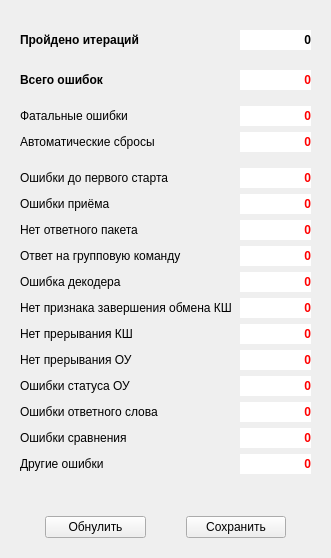
<?xml version="1.0" encoding="UTF-8"?>
<ui version="4.0">
 <class>FormTrmTestErr</class>
 <widget class="QWidget" name="FormTrmTestErr">
  <property name="geometry">
   <rect>
    <x>0</x>
    <y>0</y>
    <width>331</width>
    <height>558</height>
   </rect>
  </property>
  <property name="windowTitle">
   <string>Статистика ошибок теста передачи одного пакета</string>
  </property>
  <property name="windowIcon">
   <iconset resource="../tgca/tgca.qrc">
    <normaloff>:/pictogram/clock__2382.png</normaloff>:/pictogram/clock__2382.png</iconset>
  </property>
  <layout class="QGridLayout" name="gridLayout" columnstretch="3,1">
   <property name="leftMargin">
    <number>20</number>
   </property>
   <property name="topMargin">
    <number>30</number>
   </property>
   <property name="rightMargin">
    <number>20</number>
   </property>
   <property name="bottomMargin">
    <number>0</number>
   </property>
   <item row="18" column="0">
    <widget class="QLabel" name="label_18">
     <property name="text">
      <string>Другие ошибки</string>
     </property>
    </widget>
   </item>
   <item row="18" column="1">
    <widget class="QLabel" name="errOther">
     <property name="minimumSize">
      <size>
       <width>0</width>
       <height>20</height>
      </size>
     </property>
     <property name="font">
      <font>
       <weight>75</weight>
       <bold>true</bold>
      </font>
     </property>
     <property name="styleSheet">
      <string notr="true">color: rgb(255, 0, 0);
background-color: rgb(255, 255, 255);</string>
     </property>
     <property name="text">
      <string>0</string>
     </property>
     <property name="alignment">
      <set>Qt::AlignRight|Qt::AlignTrailing|Qt::AlignVCenter</set>
     </property>
    </widget>
   </item>
   <item row="15" column="0">
    <widget class="QLabel" name="label_7">
     <property name="text">
      <string>Ошибки статуса ОУ</string>
     </property>
    </widget>
   </item>
   <item row="7" column="1">
    <widget class="QLabel" name="errBefore">
     <property name="minimumSize">
      <size>
       <width>0</width>
       <height>20</height>
      </size>
     </property>
     <property name="font">
      <font>
       <weight>75</weight>
       <bold>true</bold>
      </font>
     </property>
     <property name="styleSheet">
      <string notr="true">color: rgb(255, 0, 0);
background-color: rgb(255, 255, 255);</string>
     </property>
     <property name="text">
      <string>0</string>
     </property>
     <property name="alignment">
      <set>Qt::AlignRight|Qt::AlignTrailing|Qt::AlignVCenter</set>
     </property>
    </widget>
   </item>
   <item row="17" column="0">
    <widget class="QLabel" name="label_8">
     <property name="text">
      <string>Ошибки сравнения</string>
     </property>
    </widget>
   </item>
   <item row="19" column="0">
    <spacer name="verticalSpacer">
     <property name="orientation">
      <enum>Qt::Vertical</enum>
     </property>
     <property name="sizeHint" stdset="0">
      <size>
       <width>20</width>
       <height>40</height>
      </size>
     </property>
    </spacer>
   </item>
   <item row="14" column="0">
    <widget class="QLabel" name="label_13">
     <property name="text">
      <string>Нет прерывания ОУ</string>
     </property>
    </widget>
   </item>
   <item row="13" column="0">
    <widget class="QLabel" name="label_12">
     <property name="text">
      <string>Нет прерывания КШ</string>
     </property>
    </widget>
   </item>
   <item row="13" column="1">
    <widget class="QLabel" name="errNoIntBC">
     <property name="minimumSize">
      <size>
       <width>0</width>
       <height>20</height>
      </size>
     </property>
     <property name="font">
      <font>
       <weight>75</weight>
       <bold>true</bold>
      </font>
     </property>
     <property name="styleSheet">
      <string notr="true">color: rgb(255, 0, 0);
background-color: rgb(255, 255, 255);</string>
     </property>
     <property name="text">
      <string>0</string>
     </property>
     <property name="alignment">
      <set>Qt::AlignRight|Qt::AlignTrailing|Qt::AlignVCenter</set>
     </property>
    </widget>
   </item>
   <item row="8" column="1">
    <widget class="QLabel" name="errReceive">
     <property name="minimumSize">
      <size>
       <width>0</width>
       <height>20</height>
      </size>
     </property>
     <property name="font">
      <font>
       <weight>75</weight>
       <bold>true</bold>
      </font>
     </property>
     <property name="styleSheet">
      <string notr="true">color: rgb(255, 0, 0);
background-color: rgb(255, 255, 255);</string>
     </property>
     <property name="text">
      <string>0</string>
     </property>
     <property name="alignment">
      <set>Qt::AlignRight|Qt::AlignTrailing|Qt::AlignVCenter</set>
     </property>
    </widget>
   </item>
   <item row="11" column="1">
    <widget class="QLabel" name="errCodec">
     <property name="minimumSize">
      <size>
       <width>0</width>
       <height>20</height>
      </size>
     </property>
     <property name="font">
      <font>
       <weight>75</weight>
       <bold>true</bold>
      </font>
     </property>
     <property name="styleSheet">
      <string notr="true">color: rgb(255, 0, 0);
background-color: rgb(255, 255, 255);</string>
     </property>
     <property name="text">
      <string>0</string>
     </property>
     <property name="alignment">
      <set>Qt::AlignRight|Qt::AlignTrailing|Qt::AlignVCenter</set>
     </property>
    </widget>
   </item>
   <item row="12" column="0">
    <widget class="QLabel" name="label_6">
     <property name="font">
      <font>
       <weight>50</weight>
       <bold>false</bold>
      </font>
     </property>
     <property name="text">
      <string>Нет признака завершения обмена КШ</string>
     </property>
    </widget>
   </item>
   <item row="9" column="0">
    <widget class="QLabel" name="label_4">
     <property name="text">
      <string>Нет ответного пакета</string>
     </property>
    </widget>
   </item>
   <item row="9" column="1">
    <widget class="QLabel" name="errNoSW">
     <property name="minimumSize">
      <size>
       <width>0</width>
       <height>20</height>
      </size>
     </property>
     <property name="font">
      <font>
       <weight>75</weight>
       <bold>true</bold>
      </font>
     </property>
     <property name="styleSheet">
      <string notr="true">color: rgb(255, 0, 0);
background-color: rgb(255, 255, 255);</string>
     </property>
     <property name="text">
      <string>0</string>
     </property>
     <property name="alignment">
      <set>Qt::AlignRight|Qt::AlignTrailing|Qt::AlignVCenter</set>
     </property>
    </widget>
   </item>
   <item row="8" column="0">
    <widget class="QLabel" name="label_3">
     <property name="text">
      <string>Ошибки приёма</string>
     </property>
    </widget>
   </item>
   <item row="14" column="1">
    <widget class="QLabel" name="errNoIntRT">
     <property name="minimumSize">
      <size>
       <width>0</width>
       <height>20</height>
      </size>
     </property>
     <property name="font">
      <font>
       <weight>75</weight>
       <bold>true</bold>
      </font>
     </property>
     <property name="styleSheet">
      <string notr="true">color: rgb(255, 0, 0);
background-color: rgb(255, 255, 255);</string>
     </property>
     <property name="text">
      <string>0</string>
     </property>
     <property name="alignment">
      <set>Qt::AlignRight|Qt::AlignTrailing|Qt::AlignVCenter</set>
     </property>
    </widget>
   </item>
   <item row="6" column="0">
    <widget class="QLabel" name="label_17">
     <property name="maximumSize">
      <size>
       <width>16777215</width>
       <height>4</height>
      </size>
     </property>
     <property name="text">
      <string/>
     </property>
    </widget>
   </item>
   <item row="4" column="1">
    <widget class="QLabel" name="errFatal">
     <property name="minimumSize">
      <size>
       <width>0</width>
       <height>20</height>
      </size>
     </property>
     <property name="font">
      <font>
       <weight>75</weight>
       <bold>true</bold>
      </font>
     </property>
     <property name="styleSheet">
      <string notr="true">color: rgb(255, 0, 0);
background-color: rgb(255, 255, 255);</string>
     </property>
     <property name="text">
      <string>0</string>
     </property>
     <property name="alignment">
      <set>Qt::AlignRight|Qt::AlignTrailing|Qt::AlignVCenter</set>
     </property>
    </widget>
   </item>
   <item row="5" column="1">
    <widget class="QLabel" name="totalReset">
     <property name="minimumSize">
      <size>
       <width>0</width>
       <height>20</height>
      </size>
     </property>
     <property name="font">
      <font>
       <weight>75</weight>
       <bold>true</bold>
      </font>
     </property>
     <property name="styleSheet">
      <string notr="true">color: rgb(255, 0, 0);
background-color: rgb(255, 255, 255);</string>
     </property>
     <property name="text">
      <string>0</string>
     </property>
     <property name="alignment">
      <set>Qt::AlignRight|Qt::AlignTrailing|Qt::AlignVCenter</set>
     </property>
    </widget>
   </item>
   <item row="4" column="0">
    <widget class="QLabel" name="labelErrFatal">
     <property name="text">
      <string>Фатальные ошибки</string>
     </property>
    </widget>
   </item>
   <item row="10" column="1">
    <widget class="QLabel" name="errYesSW">
     <property name="minimumSize">
      <size>
       <width>0</width>
       <height>20</height>
      </size>
     </property>
     <property name="font">
      <font>
       <weight>75</weight>
       <bold>true</bold>
      </font>
     </property>
     <property name="styleSheet">
      <string notr="true">color: rgb(255, 0, 0);
background-color: rgb(255, 255, 255);</string>
     </property>
     <property name="text">
      <string>0</string>
     </property>
     <property name="alignment">
      <set>Qt::AlignRight|Qt::AlignTrailing|Qt::AlignVCenter</set>
     </property>
    </widget>
   </item>
   <item row="3" column="0">
    <widget class="QLabel" name="label_10">
     <property name="maximumSize">
      <size>
       <width>16777215</width>
       <height>4</height>
      </size>
     </property>
     <property name="text">
      <string/>
     </property>
    </widget>
   </item>
   <item row="15" column="1">
    <widget class="QLabel" name="errStatusRT">
     <property name="minimumSize">
      <size>
       <width>0</width>
       <height>20</height>
      </size>
     </property>
     <property name="font">
      <font>
       <weight>75</weight>
       <bold>true</bold>
      </font>
     </property>
     <property name="styleSheet">
      <string notr="true">color: rgb(255, 0, 0);
background-color: rgb(255, 255, 255);</string>
     </property>
     <property name="text">
      <string>0</string>
     </property>
     <property name="alignment">
      <set>Qt::AlignRight|Qt::AlignTrailing|Qt::AlignVCenter</set>
     </property>
    </widget>
   </item>
   <item row="10" column="0">
    <widget class="QLabel" name="label_11">
     <property name="text">
      <string>Ответ на групповую команду</string>
     </property>
    </widget>
   </item>
   <item row="1" column="0">
    <widget class="QLabel" name="label_9">
     <property name="maximumSize">
      <size>
       <width>16777215</width>
       <height>8</height>
      </size>
     </property>
     <property name="text">
      <string/>
     </property>
    </widget>
   </item>
   <item row="11" column="0">
    <widget class="QLabel" name="label_5">
     <property name="text">
      <string>Ошибка декодера </string>
     </property>
    </widget>
   </item>
   <item row="20" column="0" colspan="2">
    <layout class="QHBoxLayout" name="horizontalLayout">
     <property name="spacing">
      <number>40</number>
     </property>
     <property name="leftMargin">
      <number>25</number>
     </property>
     <property name="topMargin">
      <number>20</number>
     </property>
     <property name="rightMargin">
      <number>25</number>
     </property>
     <property name="bottomMargin">
      <number>20</number>
     </property>
     <item>
      <widget class="QPushButton" name="toZero">
       <property name="text">
        <string>Обнулить</string>
       </property>
      </widget>
     </item>
     <item>
      <widget class="QPushButton" name="save">
       <property name="text">
        <string>Сохранить</string>
       </property>
      </widget>
     </item>
    </layout>
   </item>
   <item row="2" column="1">
    <widget class="QLabel" name="totalErr">
     <property name="minimumSize">
      <size>
       <width>0</width>
       <height>20</height>
      </size>
     </property>
     <property name="font">
      <font>
       <weight>75</weight>
       <bold>true</bold>
      </font>
     </property>
     <property name="styleSheet">
      <string notr="true">color: rgb(255, 0, 0);
background-color: rgb(255, 255, 255);</string>
     </property>
     <property name="text">
      <string>0</string>
     </property>
     <property name="alignment">
      <set>Qt::AlignRight|Qt::AlignTrailing|Qt::AlignVCenter</set>
     </property>
    </widget>
   </item>
   <item row="0" column="1">
    <widget class="QLabel" name="totalIter">
     <property name="minimumSize">
      <size>
       <width>0</width>
       <height>20</height>
      </size>
     </property>
     <property name="font">
      <font>
       <weight>75</weight>
       <bold>true</bold>
      </font>
     </property>
     <property name="styleSheet">
      <string notr="true">background-color: rgb(255, 255, 255);</string>
     </property>
     <property name="text">
      <string>0</string>
     </property>
     <property name="alignment">
      <set>Qt::AlignRight|Qt::AlignTrailing|Qt::AlignVCenter</set>
     </property>
    </widget>
   </item>
   <item row="2" column="0">
    <widget class="QLabel" name="label_2">
     <property name="font">
      <font>
       <weight>75</weight>
       <bold>true</bold>
      </font>
     </property>
     <property name="text">
      <string>Всего ошибок</string>
     </property>
    </widget>
   </item>
   <item row="0" column="0">
    <widget class="QLabel" name="label">
     <property name="font">
      <font>
       <weight>75</weight>
       <bold>true</bold>
      </font>
     </property>
     <property name="text">
      <string>Пройдено итераций</string>
     </property>
    </widget>
   </item>
   <item row="17" column="1">
    <widget class="QLabel" name="errCompare">
     <property name="minimumSize">
      <size>
       <width>0</width>
       <height>20</height>
      </size>
     </property>
     <property name="font">
      <font>
       <weight>75</weight>
       <bold>true</bold>
      </font>
     </property>
     <property name="styleSheet">
      <string notr="true">color: rgb(255, 0, 0);
background-color: rgb(255, 255, 255);</string>
     </property>
     <property name="text">
      <string>0</string>
     </property>
     <property name="alignment">
      <set>Qt::AlignRight|Qt::AlignTrailing|Qt::AlignVCenter</set>
     </property>
    </widget>
   </item>
   <item row="12" column="1">
    <widget class="QLabel" name="errNoFin">
     <property name="minimumSize">
      <size>
       <width>0</width>
       <height>20</height>
      </size>
     </property>
     <property name="font">
      <font>
       <weight>75</weight>
       <bold>true</bold>
      </font>
     </property>
     <property name="styleSheet">
      <string notr="true">color: rgb(255, 0, 0);
background-color: rgb(255, 255, 255);</string>
     </property>
     <property name="text">
      <string>0</string>
     </property>
     <property name="alignment">
      <set>Qt::AlignRight|Qt::AlignTrailing|Qt::AlignVCenter</set>
     </property>
    </widget>
   </item>
   <item row="5" column="0">
    <widget class="QLabel" name="labelTotalReset">
     <property name="text">
      <string>Автоматические сбросы</string>
     </property>
    </widget>
   </item>
   <item row="7" column="0">
    <widget class="QLabel" name="label_14">
     <property name="text">
      <string>Ошибки до первого старта</string>
     </property>
    </widget>
   </item>
   <item row="16" column="0">
    <widget class="QLabel" name="label_19">
     <property name="text">
      <string>Ошибки ответного слова</string>
     </property>
    </widget>
   </item>
   <item row="16" column="1">
    <widget class="QLabel" name="errRW">
     <property name="minimumSize">
      <size>
       <width>0</width>
       <height>20</height>
      </size>
     </property>
     <property name="font">
      <font>
       <weight>75</weight>
       <bold>true</bold>
      </font>
     </property>
     <property name="styleSheet">
      <string notr="true">color: rgb(255, 0, 0);
background-color: rgb(255, 255, 255);</string>
     </property>
     <property name="text">
      <string>0</string>
     </property>
     <property name="alignment">
      <set>Qt::AlignRight|Qt::AlignTrailing|Qt::AlignVCenter</set>
     </property>
    </widget>
   </item>
  </layout>
 </widget>
 <resources>
  <include location="../tgca/tgca.qrc"/>
 </resources>
 <connections/>
</ui>
